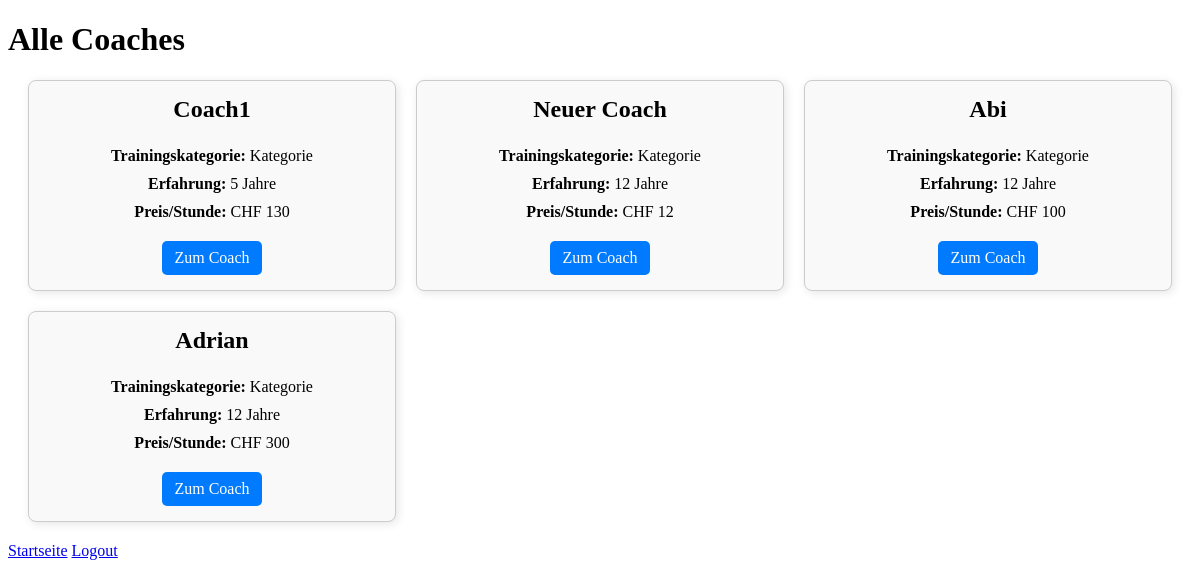
The app's page /coaches/, older data.
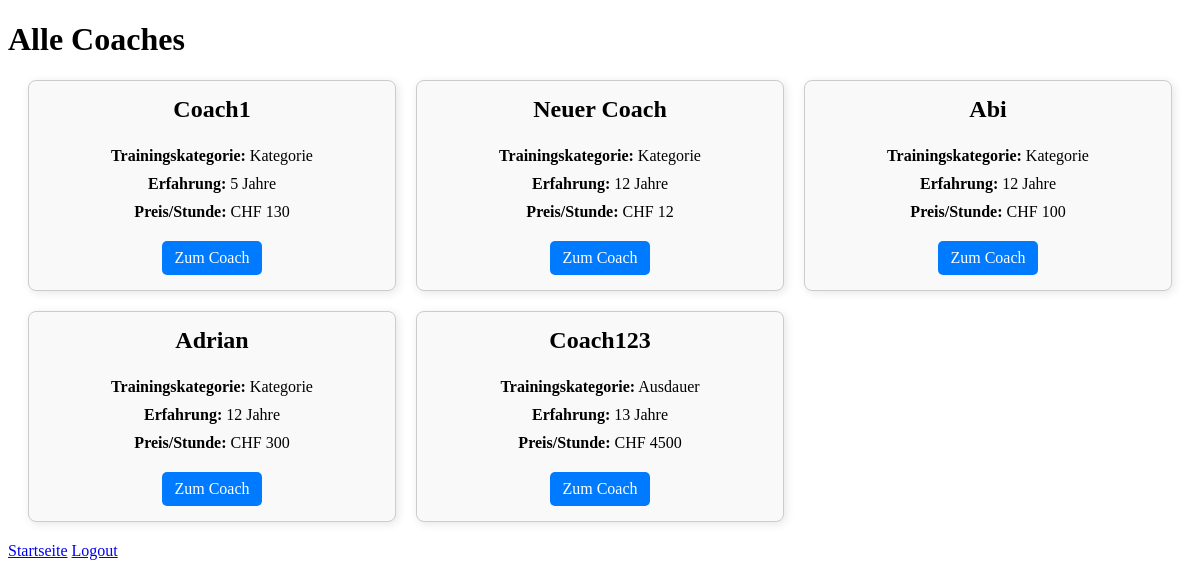
The same page, newer data.
### blog/models.py (models this page shows, shortened)
class Coach(models.Model):
    name = models.CharField(max_length=100)
    category = models.CharField(max_length=50)
    bio = models.TextField(max_length=100)
    experience = models.PositiveIntegerField()
    price_hour = models.PositiveIntegerField()
    email = models.EmailField()

### blog/views.py (the view)
# urls.py: path("coaches/", views.coach, name='all_coach'),
def coach(request):
    coaches = Coach.objects.all()
    return render(request, "all_coach.html", {"coaches": coaches})

### blog/templates/all_coach.html (shortened to what this page needs)
<!DOCTYPE html>
<html>
<head>
</head>
<body>
    <div class="container">
        <h1>Alle Coaches</h1>
        <div class="coach-grid">
            {% for coach in coaches %}
                <div class="coach-card">
                    <h3>{{ coach.name }}</h3>
                    <p><strong>Trainingskategorie:</strong> {{ coach.category }}</p>
                    <p><strong>Erfahrung:</strong> {{ coach.experience }} Jahre</p>
                    <p><strong>Preis/Stunde:</strong> CHF {{ coach.price_hour }}</p>
                    <a href="{% url 'coach_detail' coach.pk %}" class="btn">Zum Coach</a>
                </div>
            {% empty %}
                <p>Keine Coaches verfügbar</p>
            {% endfor %}
        </div>
    </div>
    <a href="{% url 'article_list' %}">Startseite</a>
    <a href="{% url 'logout' %}">Logout</a>
</body>
</html>

### blog/templates/all_coach.html (style rules this page uses)
.coach-grid { display: grid; grid-template-columns: repeat(3, 1fr); gap: 20px; margin: 20px; }
.coach-card { border: 1px solid #ccc; padding: 15px; border-radius: 8px; text-align: center; box-shadow: 2px 2px 10px rgba(0, 0, 0, 0.1); background-color: #f9f9f9; }
.coach-card h3 { margin-top: 0; font-size: 1.5em; }
.coach-card p { margin: 10px 0; }
.coach-card .btn { display: inline-block; margin-top: 10px; padding: 8px 12px; background-color: #007BFF; color: white; text-decoration: none; border-radius: 5px; }

Row changes from the older to the newer data that the page shows:
added Coach: name "Coach123", category "Ausdauer", experience "13", price_hour "4500"
